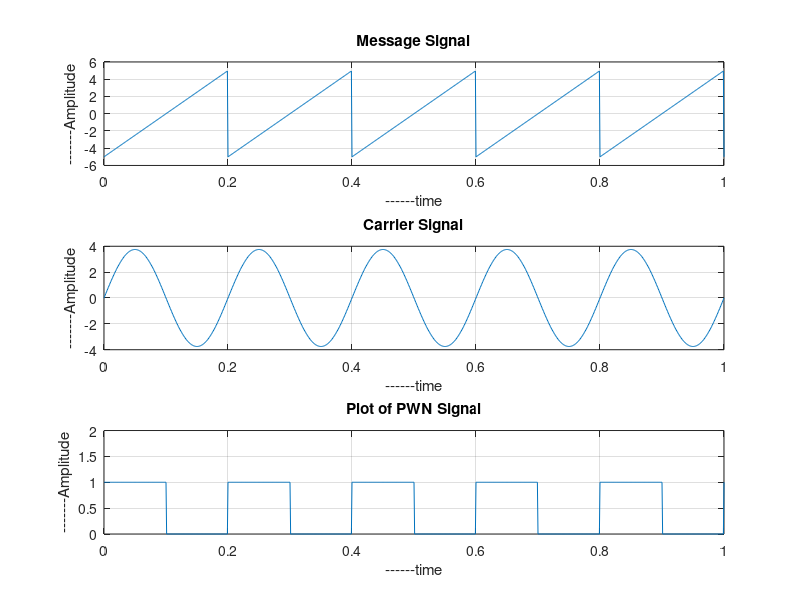

Recreate this plot in MATLAB.
clc;
close all;
clear all;
fm=input('Enter the message frequency');
fc=input('Enter the carrier frequency');
A=5;
t=0:.001:1;
c=A.*sawtooth(2*pi*fc*t);
m=0.75*A.*sin(2*pi*fm*t);

subplot(3, 1, 1)
plot(t,c);
xlabel('------time');
ylabel('-------Amplitude');
title('Message Signal');
grid on;

subplot(3, 1, 2)
plot(t, m);
xlabel('------time');
ylabel('-------Amplitude');
title('Carrier Signal');
grid on;

n=length(c);
for i=1:n
    if(m(i)>=c(i))
        pwn(i)=1;
    else
        pwn(i)=0;
    end
end

subplot(3, 1, 3)
plot(t, pwn);
xlabel('------time');
ylabel('-------Amplitude');
title('Plot of PWN Signal');
axis([0 1 0 2]);
grid on;


